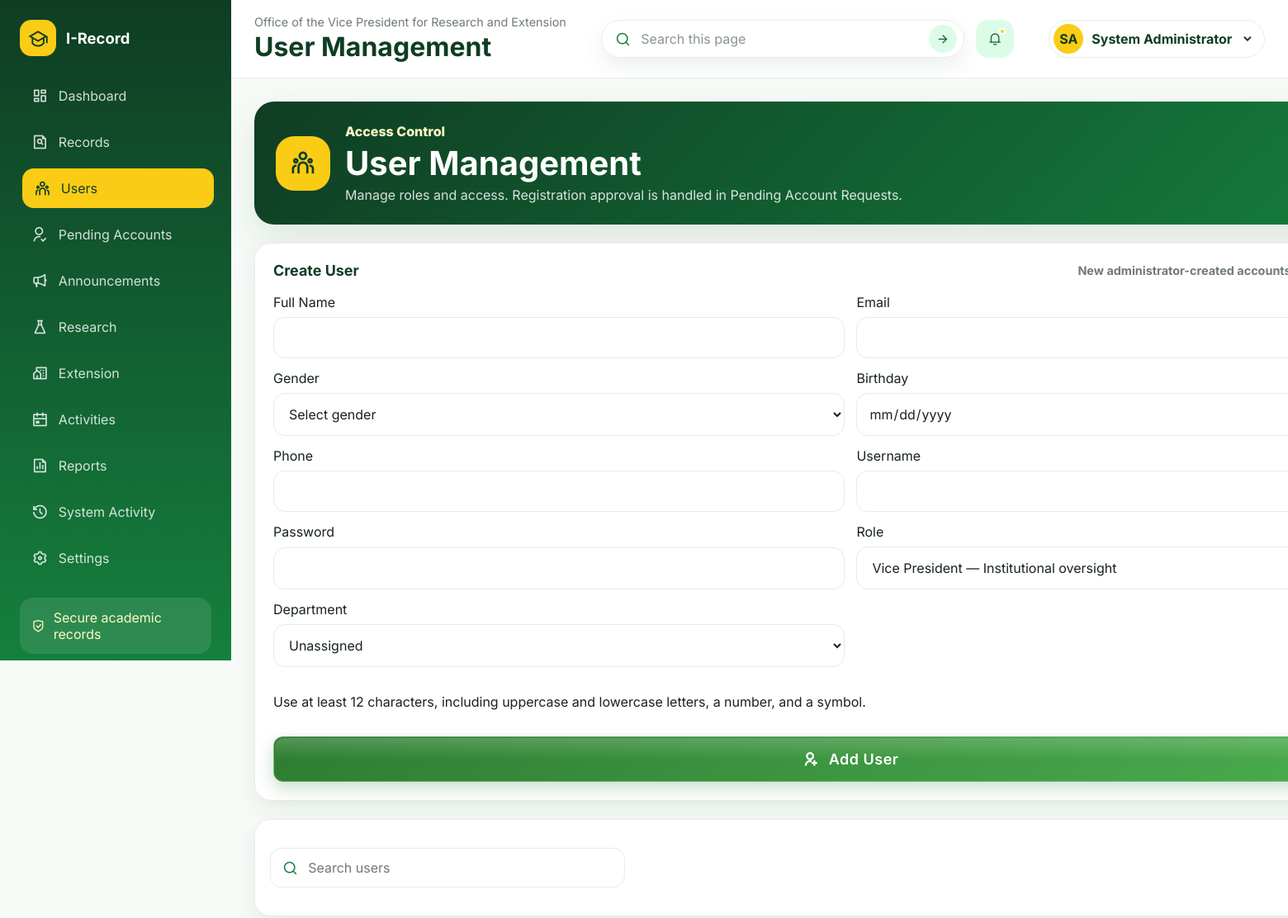
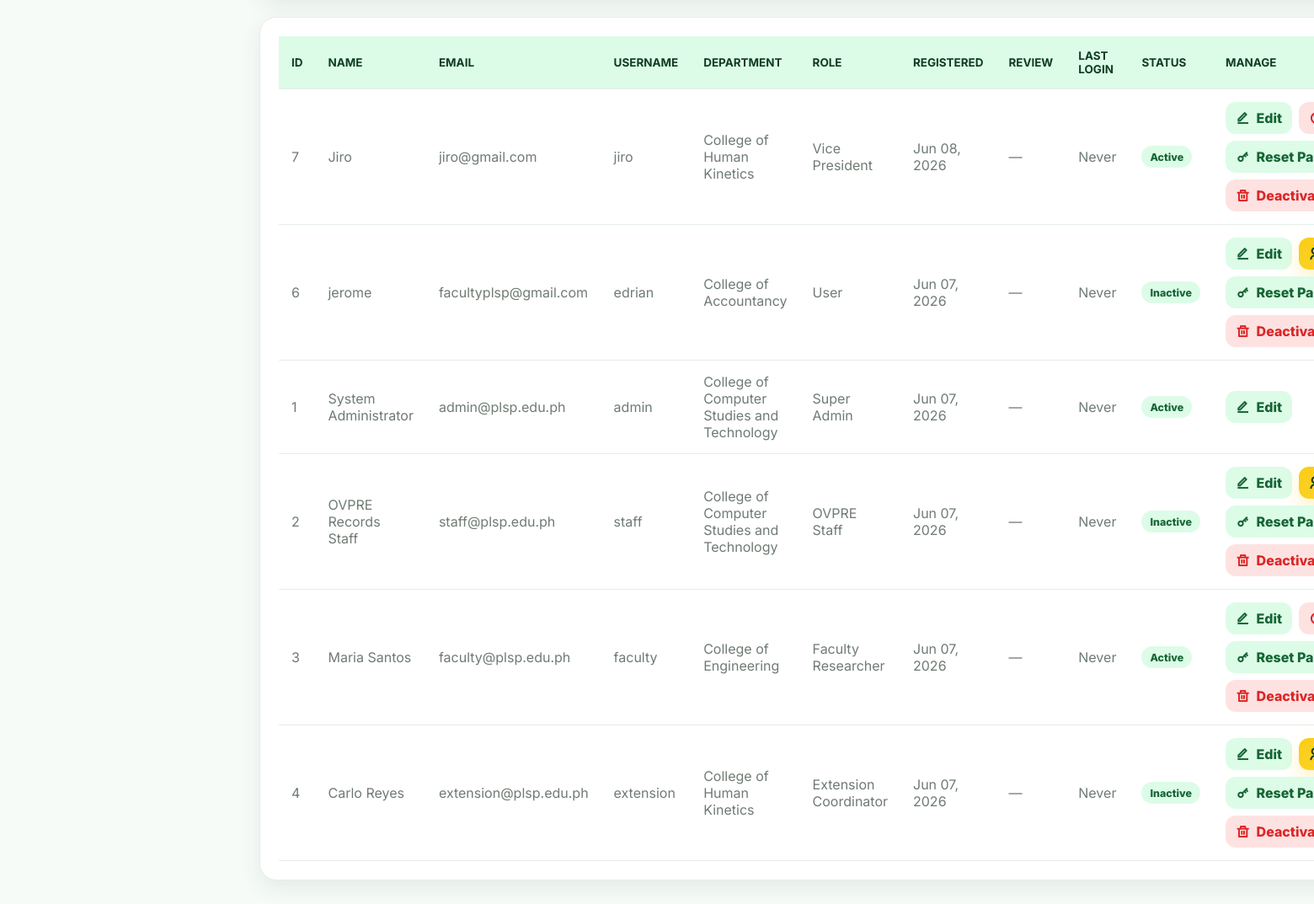
/admin-users.php (signed in), run on the app's committed database (2 pictures, top to bottom).
### tables this page shows
CREATE TABLE users (
  id INT AUTO_INCREMENT PRIMARY KEY,
  fullname VARCHAR(160) NOT NULL,
  gender VARCHAR(30) NULL,
  birthday DATE NULL,
  email VARCHAR(190) NOT NULL UNIQUE,
  phone VARCHAR(30) NULL,
  username VARCHAR(80) NOT NULL UNIQUE,
  password VARCHAR(255) NOT NULL,
  role ENUM('Super Admin','Vice President','OVPRE Staff','Research Coordinator','Extension Coordinator','Faculty Researcher','Evaluator/Reviewer','User') NOT NULL,
  department_id INT NULL,
  status ENUM('Pending','Active','Rejected','Suspended','Inactive','Locked') NOT NULL DEFAULT 'Pending',
  approved_at DATETIME NULL,
  approved_by INT NULL,
  rejected_at DATETIME NULL,
  rejected_by INT NULL,
  rejection_reason TEXT NULL,
  login_attempts INT DEFAULT 0,
  locked_until DATETIME NULL,
  reset_token VARCHAR(255) NULL,
  reset_expires DATETIME NULL,
  last_login_at DATETIME NULL,
  created_by INT NULL,
  deleted_at DATETIME NULL,
  created_at TIMESTAMP DEFAULT CURRENT_TIMESTAMP,
  updated_at TIMESTAMP NULL DEFAULT NULL ON UPDATE CURRENT_TIMESTAMP,
  INDEX idx_users_approved_by (approved_by),
  INDEX idx_users_rejected_by (rejected_by),
  INDEX idx_users_status_created (status, created_at),
  FOREIGN KEY (department_id) REFERENCES departments(id) ON DELETE SET NULL,
  FOREIGN KEY (approved_by) REFERENCES users(id) ON DELETE SET NULL,
  FOREIGN KEY (rejected_by) REFERENCES users(id) ON DELETE SET NULL
);

CREATE TABLE departments (
  id INT AUTO_INCREMENT PRIMARY KEY,
  department_name VARCHAR(150) NOT NULL UNIQUE,
  created_at TIMESTAMP DEFAULT CURRENT_TIMESTAMP
);

### includes/bootstrap.php (called while the page is built, shortened)
<?php
function role_dashboard_path(string $role): ?string {
    return match ($role) {
        ROLE_SUPER_ADMIN, ROLE_VICE_PRESIDENT, ROLE_OVPRE_STAFF,
        ROLE_RESEARCH_COORDINATOR, ROLE_EXTENSION_COORDINATOR,
        'Faculty Researcher', 'Evaluator/Reviewer', 'User' => match ($role) {
            ROLE_VICE_PRESIDENT => 'vice-president/dashboard.php',
            ROLE_OVPRE_STAFF => 'ovpre-staff/dashboard.php',
            ROLE_RESEARCH_COORDINATOR => 'research-coordinator/dashboard.php',
            ROLE_EXTENSION_COORDINATOR => 'extension-coordinator/dashboard.php',
            default => 'dashboard.php',
        },
        default => null,
    };
}
function db(): PDO {
    static $pdo = null;
    if ($pdo instanceof PDO) {
        return $pdo;
    }
    $pdo = new PDO(
        'mysql:host=' . DB_HOST . ';dbname=' . DB_NAME . ';charset=utf8mb4',
        DB_USER,
        DB_PASS,
        [
            PDO::ATTR_ERRMODE => PDO::ERRMODE_EXCEPTION,
            PDO::ATTR_DEFAULT_FETCH_MODE => PDO::FETCH_ASSOC,
        ]
    );
    return $pdo;
}
function h($value): string {
    return htmlspecialchars((string) $value, ENT_QUOTES, 'UTF-8');
}
function current_user(): ?array {
    $stmt = db()->prepare('SELECT * FROM users WHERE id = ? AND status = "Active" AND deleted_at IS NULL LIMIT 1');
    $stmt->execute([$_SESSION['user_id']]);
    return $stmt->fetch() ?: null;
}
function require_login(array $roles = []): array {
    $user = current_user();
    return $user;
}
function require_super_admin(): array {
    return require_login([ROLE_SUPER_ADMIN]);
}
function statusClass($status): string {
    return strtolower(str_replace([' ', '/'], '-', (string) $status));
}

### admin-users.php (the view, shortened to what this page needs)
<?php
require_once __DIR__ . '/includes/layout.php';
$actor = require_super_admin();
$rolePurposes = [
    ROLE_VICE_PRESIDENT => 'Institutional oversight',
    ROLE_OVPRE_STAFF => 'Records management',
    ROLE_RESEARCH_COORDINATOR => 'Research monitoring',
    ROLE_EXTENSION_COORDINATOR => 'Extension monitoring',
    'Faculty Researcher' => 'Research submissions',
    'Evaluator/Reviewer' => 'Proposal evaluation',
    'User' => 'General access',
];
$sql = 'SELECT u.*, d.department_name, creator.fullname AS created_by_name, approver.fullname AS approved_by_name, rejecter.fullname AS rejected_by_name FROM users u LEFT JOIN departments d ON d.id = u.department_id LEFT JOIN users creator ON creator.id = u.created_by LEFT JOIN users approver ON approver.id = u.approved_by LEFT JOIN users rejecter ON rejecter.id = u.rejected_by WHERE u.deleted_at IS NULL';
$params = [];
$sql .= ' ORDER BY u.created_at DESC';
$usersStmt = db()->prepare($sql);
$usersStmt->execute($params);
$users = $usersStmt->fetchAll();
renderHeader('User Management', 'users');
?>
<section class="module-header"><div class="module-icon"><i class="ri-team-line"></i></div><div><p>Access Control</p><h2>User Management</h2><span>Manage roles and access. Registration approval is handled in Pending Account Requests.</span></div></section>
<section class="panel">
    <div class="panel-heading"><h2>Create User</h2><span>New administrator-created accounts are active immediately.</span></div>
    <form class="editor-panel" method="post">
        <div class="form-grid">
            <label class="field"><span>Full Name</span><input name="fullname" maxlength="160" required></label>
            <label class="field"><span>Email</span><input name="email" type="email" maxlength="190" required></label>
            <label class="field"><span>Gender</span><select name="gender"><option value="">Select gender</option></select></label>
            <label class="field"><span>Birthday</span><input name="birthday" type="date" max="<?php echo h(date('Y-m-d')); ?>"></label>
            <label class="field"><span>Phone</span><input name="phone" type="tel" maxlength="30"></label>
            <label class="field"><span>Username</span><input name="username" maxlength="80" required></label>
            <label class="field"><span>Password</span><input name="password" type="password" minlength="12" required></label>
            <label class="field"><span>Role</span><select name="role" required><?php foreach ($rolePurposes as $role => $purpose): ?><option value="<?php echo h($role); ?>"><?php echo h($role); ?> — <?php echo h($purpose); ?></option><?php endforeach; ?></select></label>
            <label class="field"><span>Department</span><select name="department_id"><option value="0">Unassigned</option></select></label>
        </div>
        <p class="muted">Use at least 12 characters, including uppercase and lowercase letters, a number, and a symbol.</p>
        <button class="primary-btn post-btn add-user-btn" type="submit"><i class="ri-user-add-line"></i><span>Add User</span></button>
    </form>
</section>
<section class="tool-panel">
    <div class="search-control"><i class="ri-search-line"></i><input data-table-search type="search" placeholder="Search users"></div>
</section>
<section class="panel">
    <div class="table-scroll"><table class="data-table portal-table">
        <thead><tr><th>ID</th><th>Name</th><th>Email</th><th>Username</th><th>Department</th><th>Role</th><th>Registered</th><th>Review</th><th>Last Login</th><th>Status</th><th>Manage</th></tr></thead>
        <tbody>
        <?php foreach ($users as $user): ?>
            <tr data-table-row>
                <td><?php echo (int) $user['id']; ?></td>
                <td><?php echo h($user['fullname']); ?></td>
                <td><?php echo h($user['email']); ?></td>
                <td><?php echo h($user['username']); ?></td>
                <td><?php echo h($user['department_name'] ?? 'Unassigned'); ?></td>
                <td><?php echo h($user['role']); ?></td>
                <td><?php echo h(date('M d, Y', strtotime($user['created_at']))); ?></td>
                <td><?php if ($user['status'] === 'Rejected'): ?><?php echo h($user['rejection_reason'] ?? 'No reason recorded'); ?><br><small><?php echo h($user['rejected_by_name'] ?? 'Administrator'); ?> · <?php echo $user['rejected_at'] ? h(date('M d, Y', strtotime($user['rejected_at']))) : ''; ?></small><?php elseif ($user['status'] === 'Active' && $user['approved_at']): ?>Approved by <?php echo h($user['approved_by_name'] ?? 'Administrator'); ?><br><small><?php echo h(date('M d, Y', strtotime($user['approved_at']))); ?></small><?php else: ?>—<?php endif; ?></td>
                <td><?php echo $user['last_login_at'] ? h(date('M d, Y h:i A', strtotime($user['last_login_at']))) : 'Never'; ?></td>
                <td><span class="status-pill status-<?php echo h(statusClass($user['status'])); ?>"><?php echo h($user['status']); ?></span></td>
                <td><div class="user-action-panel">
                    <button class="ghost-btn action-btn" type="button" data-open-modal="edit-user-<?php echo (int) $user['id']; ?>"><i class="ri-edit-line"></i><span>Edit</span></button>
                    <?php if ($user['role'] !== ROLE_SUPER_ADMIN && (int) $user['id'] !== (int) $actor['id']): ?>
                        <?php if ($user['status'] === 'Active'): ?><form method="post"><button class="danger-btn action-btn" type="submit"><i class="ri-forbid-line"></i></button></form>
                        <?php elseif (in_array($user['status'], ['Suspended', 'Inactive', 'Locked'], true)): ?><form method="post"><button class="primary-btn action-btn" type="submit"><i class="ri-user-follow-line"></i></button></form><?php endif; ?>
                        <?php if (in_array($user['status'], ['Active', 'Suspended', 'Inactive', 'Locked'], true)): ?><form method="post" onsubmit="return confirm('Generate a temporary password for this user?');"><button class="ghost-btn action-btn" type="submit"><i class="ri-key-2-line"></i><span>Reset Password</span></button></form><?php endif; ?>
                        <form method="post" onsubmit="return confirm('Deactivate this account? Existing records remain intact.');"><button class="danger-btn action-btn" type="submit"><i class="ri-delete-bin-line"></i><span>Deactivate</span></button></form>
                    <?php endif; ?>
                </div></td>
            </tr>
        <?php endforeach; ?>
        </tbody>
    </table></div>
</section>
<?php renderFooter(); ?>

### includes/layout.php (shortened to what this page needs)
<?php
require_once __DIR__ . '/bootstrap.php';
function activePage($page, $currentPage) {
    return $page === $currentPage ? 'active' : '';
}
function renderHeader($pageTitle, $currentPage) {
    $user = current_user();
    $name = $user['fullname'] ?? 'Guest';
    $initials = implode('', array_map(fn($part) => strtoupper(substr($part, 0, 1)), array_slice(preg_split('/\s+/', trim($name)), 0, 2)));
    $isSuperAdmin = ($user['role'] ?? '') === ROLE_SUPER_ADMIN;
?>
<!DOCTYPE html>
<html lang="en">
<head>
    <link rel="stylesheet" href="assets/css/style.css?v=20261005-calendar-reject-fix">
    <link href="https://cdn.jsdelivr.net/npm/remixicon@4.5.0/fonts/remixicon.css" rel="stylesheet">
    <link href="https://cdnjs.cloudflare.com/ajax/libs/font-awesome/6.5.2/css/all.min.css" rel="stylesheet">
</head>
<body>
    <div class="app-shell">
        <aside class="sidebar" id="sidebar">
            <a class="brand" href="dashboard.php">
                <span><i class="ri-graduation-cap-line"></i></span>
                <strong><?php echo APP_NAME; ?></strong>
            </a>
            <nav class="sidebar-nav">
                <a class="<?php echo activePage('dashboard', $currentPage); ?>" href="dashboard.php"><i class="ri-dashboard-line"></i><span>Dashboard</span></a>
                <a class="<?php echo activePage('documents', $currentPage); ?>" href="admin-documents.php"><i class="ri-file-search-line"></i><span>Records</span></a>
                <?php if ($isSuperAdmin): ?>
                    <a class="<?php echo activePage('users', $currentPage); ?>" href="admin-users.php"><i class="ri-team-line"></i><span>Users</span></a>
                    <a class="<?php echo activePage('pending-users', $currentPage); ?>" href="admin-pending-users.php"><i class="ri-user-follow-line"></i><span>Pending Accounts</span></a>
                <?php endif; ?>
                <a class="<?php echo activePage('announcements', $currentPage); ?>" href="announcements.php"><i class="ri-megaphone-line"></i><span>Announcements</span></a>
                <a class="<?php echo activePage('research', $currentPage); ?>" href="research.php"><i class="ri-flask-line"></i><span>Research</span></a>
                <a class="<?php echo activePage('extension', $currentPage); ?>" href="extension.php"><i class="ri-community-line"></i><span>Extension</span></a>
                <a class="<?php echo activePage('activities', $currentPage); ?>" href="activities.php"><i class="ri-calendar-event-line"></i><span>Activities</span></a>
                <a class="<?php echo activePage('reports', $currentPage); ?>" href="admin-reports.php"><i class="ri-file-chart-line"></i><span>Reports</span></a>
                <?php if ($isSuperAdmin): ?>
                    <a class="<?php echo activePage('audit', $currentPage); ?>" href="system-activity.php"><i class="ri-history-line"></i><span>System Activity</span></a>
                    <a class="<?php echo activePage('settings', $currentPage); ?>" href="admin-settings.php"><i class="ri-settings-3-line"></i><span>Settings</span></a>
                <?php endif; ?>
            </nav>
            <div class="sidebar-footer">
                <i class="ri-shield-check-line"></i>
                <span>Secure academic records</span>
            </div>
        </aside>
        <div class="page-wrap">
            <header class="topbar">
                <div class="topbar-title">
                    <p><?php echo h(APP_ORG); ?></p>
                    <h1><?php echo h($pageTitle); ?></h1>
                </div>
                <form class="topbar-search" role="search" data-global-search-form>
                    <i class="ri-search-line"></i>
                    <input type="search" placeholder="Search this page" aria-label="Search visible page content" data-global-search>
                    <button class="topbar-search-submit" type="submit" aria-label="Run search"><i class="ri-arrow-right-line"></i></button>
                </form>
                <button class="topbar-icon" type="button" aria-label="Notifications">
                    <i class="ri-notification-3-line"></i>
                    <span></span>
                </button>
                <div class="profile-menu">
                    <button class="profile-button" type="button" data-profile-toggle>
                        <span class="avatar"><?php echo h($initials ?: 'IR'); ?></span>
                        <span><?php echo h($name); ?></span>
                        <i class="ri-arrow-down-s-line"></i>
                    </button>
                </div>
            </header>
            <main class="content-area">
<?php
}
function renderFooter() {
?>
            </main>
        </div>
    </div>
</body>
</html>
<?php
}
?>

### data on the page
users: fullname "SA", fullname "System Administrator", id "1", email "admin@plsp.edu.ph", username "admin", department.department_name "College of Computer Studies and Technology", role "Super Admin", created_at "Jun 07, 2026", shows "Never", status "Active"
users: id "7", fullname "Jiro", email "jiro@gmail.com", username "jiro", department.department_name "College of Human Kinetics", role "Vice President", created_at "Jun 08, 2026", shows "Never", status "Active"
users: id "6", fullname "jerome", email "facultyplsp@gmail.com", username "edrian", department.department_name "College of Accountancy", role "User", created_at "Jun 07, 2026", shows "Never", status "Inactive"
users: id "2", fullname "OVPRE Records Staff", email "staff@plsp.edu.ph", username "staff", department.department_name "College of Computer Studies and Technology", role "OVPRE Staff", created_at "Jun 07, 2026", shows "Never", status "Inactive"
users: id "3", fullname "Maria Santos", email "faculty@plsp.edu.ph", username "faculty", department.department_name "College of Engineering", role "Faculty Researcher", created_at "Jun 07, 2026", shows "Never", status "Active"
users: id "4", fullname "Carlo Reyes", email "extension@plsp.edu.ph", username "extension", department.department_name "College of Human Kinetics", role "Extension Coordinator", created_at "Jun 07, 2026", shows "Never", status "Inactive"

### other printed values
APP_NAME "I-Record"
APP_ORG "Office of the Vice President for Research and Extension"
$pageTitle "User Management"
form field role "Vice President — Institutional oversight"
